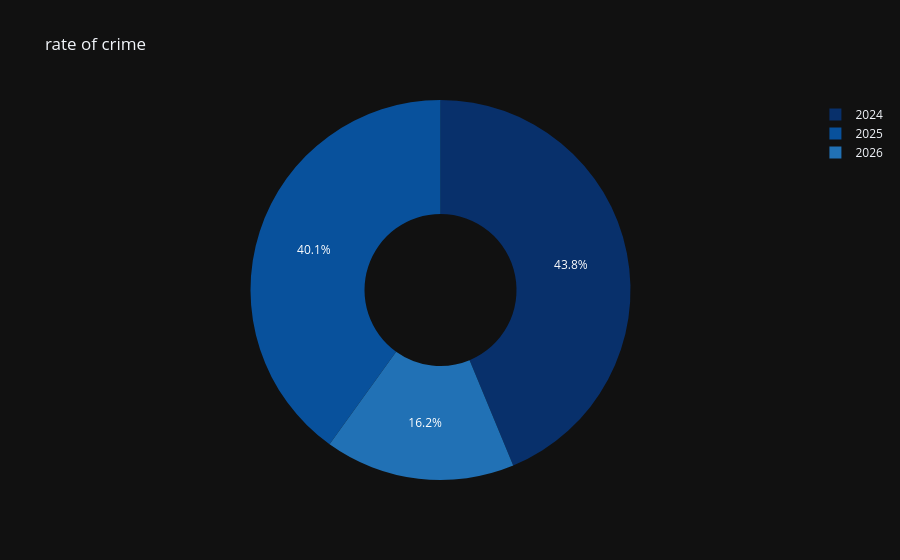

Notebook cell for this chart:
### Code cell
fig_pie=px.pie(
    yearly_crime_rate,
    values='count',
    names='crime_year',
    title='rate of crime',
    template='plotly_dark',
    hole=.4,
    color_discrete_sequence=px.colors.sequential.Blues_r
)
fig_pie.show()

### Figure 1 — Plotly figure (JSON) as saved in the notebook; plotly's stock layout.template omitted (floating-point values rounded to 4 significant figures)
{"data": [{"domain": {"x": [0, 1], "y": [0, 1]}, "hole": 0.4, "hovertemplate": "crime_year=%{label}<br>count=%{value}<extra></extra>", "labels": [2024, 2025, 2026], "legendgroup": "", "name": "", "showlegend": true, "type": "pie", "values": [259162, 237398, 95809]}], "layout": {"legend": {"tracegroupgap": 0}, "piecolorway": ["rgb(8,48,107)", "rgb(8,81,156)", "rgb(33,113,181)", "rgb(66,146,198)", "rgb(107,174,214)", "rgb(158,202,225)", "rgb(198,219,239)", "rgb(222,235,247)", "rgb(247,251,255)"], "title": {"text": "rate of crime"}}}
